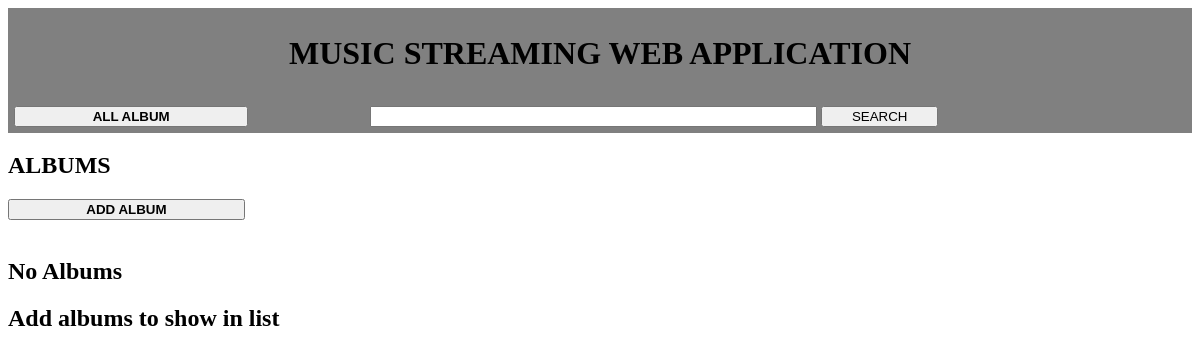
/, run on an earlier commit of the app's database.
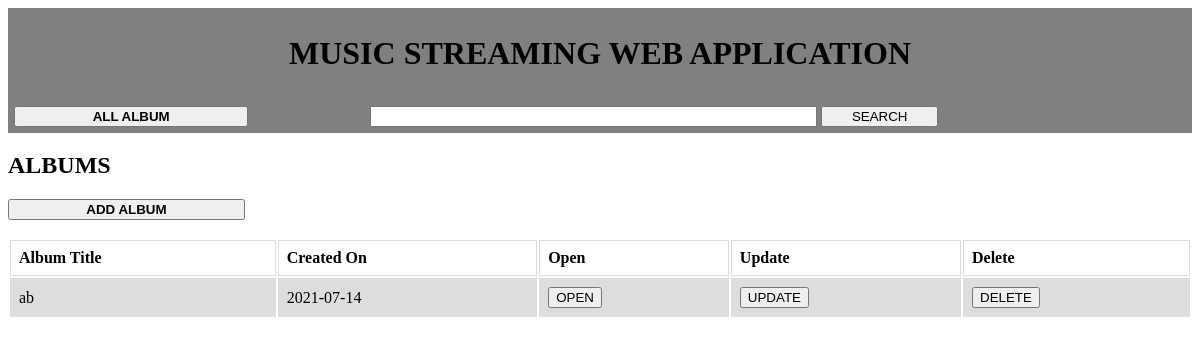
And on a later commit of the database.
### app.py (models this page shows, shortened)
class Album(db.Model):
    id = db.Column(db.Integer, primary_key=True)
    title = db.Column(db.String(300))
    date_created = db.Column(db.DateTime,  default=datetime.now(pytz.timezone('Asia/Kolkata')))

### app.py (the view)
@app.route('/', methods=['GET'])
def index():
    albums = Album.query.order_by(Album.date_created).all()
    return render_template('index.html', albums=albums)

### templates/index.html
{% extends 'base.html' %}
{% block body %}
    <h2>ALBUMS</h2>
    <button style="width: 20%" onclick="window.location.href='/Album/Create';"><b>ADD ALBUM</b></button>
    <br><br>
    {% if albums %}
    <table>
      <tr>
        <th>Album Title</th>
          <th>Created On</th>
          <th>Open</th>
        <th>Update</th>
          <th>Delete</th>
      </tr>
        {% for album in albums %}
      <tr>
        <td>{{ album.title }}</td>
        <td>{{ album.date_created.date() }}</td>
          <td><button onclick="window.location.href='/Album/Music/{{ album.id }}';">OPEN</button></td>
          <td><button onclick="window.location.href='/Album/Update/{{ album.id }}';">UPDATE</button></td>
          <td><button onclick="window.location.href='/Album/Delete/{{ album.id }}';">DELETE</button></td>
      </tr>
        {% endfor %}
    </table>
    {% else %}
        <h2>No Albums</h2>
        <h2>Add albums to show in list</h2>
    {% endif %}
{% endblock %}

What changed in the data, as far as the page shows it:
added Album: title "ab", date_created "2021-07-14"
Also different on the page:
text no longer shown: "No Albums Add albums to show in list"
text now shown: "Album Title Created On Open Update Delete"
